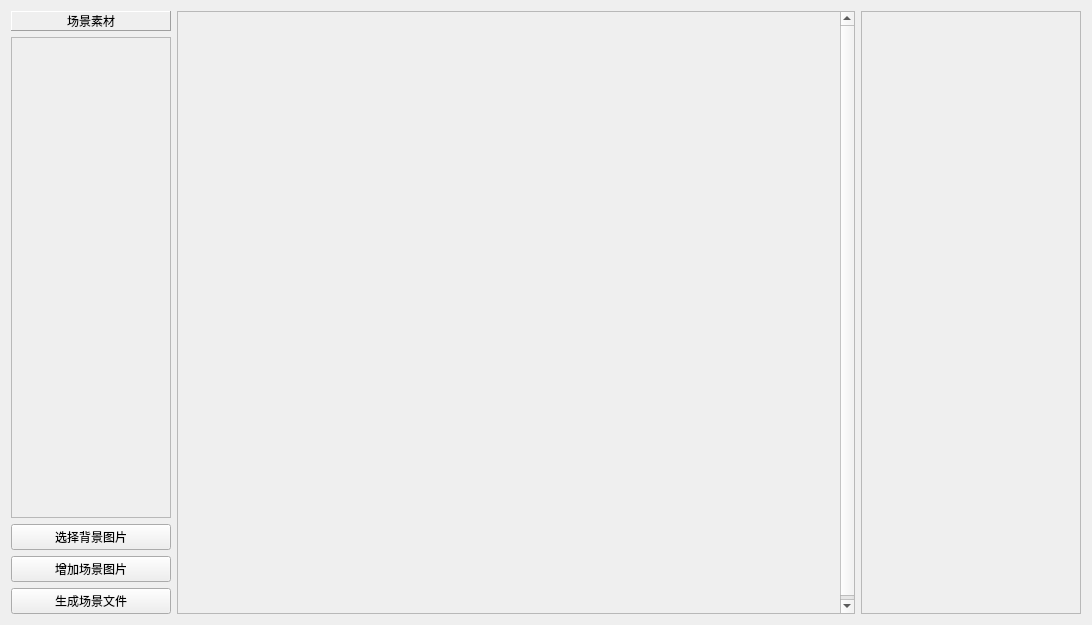
<?xml version="1.0" encoding="UTF-8"?>
<ui version="4.0">
 <class>SceneWidget</class>
 <widget class="QWidget" name="SceneWidget">
  <property name="geometry">
   <rect>
    <x>0</x>
    <y>0</y>
    <width>1092</width>
    <height>625</height>
   </rect>
  </property>
  <property name="windowTitle">
   <string>Form</string>
  </property>
  <layout class="QHBoxLayout" name="horizontalLayout">
   <item>
    <layout class="QVBoxLayout" name="verticalLayout">
     <item>
      <widget class="QLabel" name="label">
       <property name="maximumSize">
        <size>
         <width>16777215</width>
         <height>16777215</height>
        </size>
       </property>
       <property name="frameShape">
        <enum>QFrame::Panel</enum>
       </property>
       <property name="frameShadow">
        <enum>QFrame::Raised</enum>
       </property>
       <property name="text">
        <string>场景素材</string>
       </property>
       <property name="alignment">
        <set>Qt::AlignCenter</set>
       </property>
      </widget>
     </item>
     <item>
      <widget class="QScrollArea" name="listArea">
       <property name="sizePolicy">
        <sizepolicy hsizetype="Maximum" vsizetype="Expanding">
         <horstretch>0</horstretch>
         <verstretch>0</verstretch>
        </sizepolicy>
       </property>
       <property name="minimumSize">
        <size>
         <width>160</width>
         <height>0</height>
        </size>
       </property>
       <property name="maximumSize">
        <size>
         <width>16777215</width>
         <height>16777215</height>
        </size>
       </property>
       <property name="widgetResizable">
        <bool>true</bool>
       </property>
       <widget class="QWidget" name="scrollAreaWidgetContents_4">
        <property name="geometry">
         <rect>
          <x>0</x>
          <y>0</y>
          <width>158</width>
          <height>496</height>
         </rect>
        </property>
       </widget>
      </widget>
     </item>
     <item>
      <widget class="QPushButton" name="selectbgBtn">
       <property name="maximumSize">
        <size>
         <width>16777215</width>
         <height>16777215</height>
        </size>
       </property>
       <property name="text">
        <string>选择背景图片</string>
       </property>
      </widget>
     </item>
     <item>
      <widget class="QPushButton" name="selectotherBtn">
       <property name="maximumSize">
        <size>
         <width>16777215</width>
         <height>16777215</height>
        </size>
       </property>
       <property name="text">
        <string>增加场景图片</string>
       </property>
      </widget>
     </item>
     <item>
      <widget class="QPushButton" name="createxmlBtn">
       <property name="maximumSize">
        <size>
         <width>16777215</width>
         <height>16777215</height>
        </size>
       </property>
       <property name="text">
        <string>生成场景文件</string>
       </property>
      </widget>
     </item>
    </layout>
   </item>
   <item>
    <widget class="QScrollArea" name="scrollArea">
     <property name="verticalScrollBarPolicy">
      <enum>Qt::ScrollBarAlwaysOn</enum>
     </property>
     <property name="horizontalScrollBarPolicy">
      <enum>Qt::ScrollBarAlwaysOff</enum>
     </property>
     <property name="widgetResizable">
      <bool>false</bool>
     </property>
     <property name="alignment">
      <set>Qt::AlignCenter</set>
     </property>
     <widget class="QWidget" name="scrollAreaWidgetContents">
      <property name="geometry">
       <rect>
        <x>0</x>
        <y>0</y>
        <width>661</width>
        <height>605</height>
       </rect>
      </property>
     </widget>
    </widget>
   </item>
   <item>
    <widget class="QScrollArea" name="propertyPane">
     <property name="sizePolicy">
      <sizepolicy hsizetype="Maximum" vsizetype="Expanding">
       <horstretch>0</horstretch>
       <verstretch>0</verstretch>
      </sizepolicy>
     </property>
     <property name="minimumSize">
      <size>
       <width>220</width>
       <height>600</height>
      </size>
     </property>
     <property name="widgetResizable">
      <bool>true</bool>
     </property>
     <widget class="QWidget" name="scrollAreaWidgetContents_2">
      <property name="geometry">
       <rect>
        <x>0</x>
        <y>0</y>
        <width>218</width>
        <height>605</height>
       </rect>
      </property>
     </widget>
    </widget>
   </item>
  </layout>
 </widget>
 <resources/>
 <connections/>
</ui>
